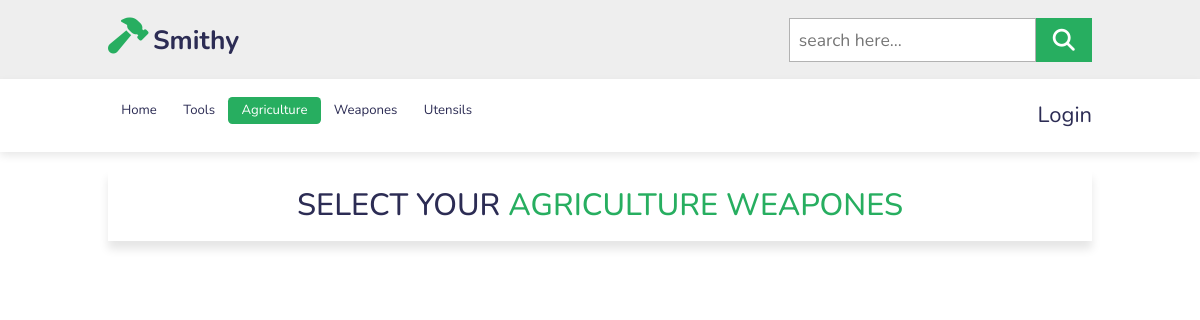
The page /agriculture/ on the database as committed earlier.
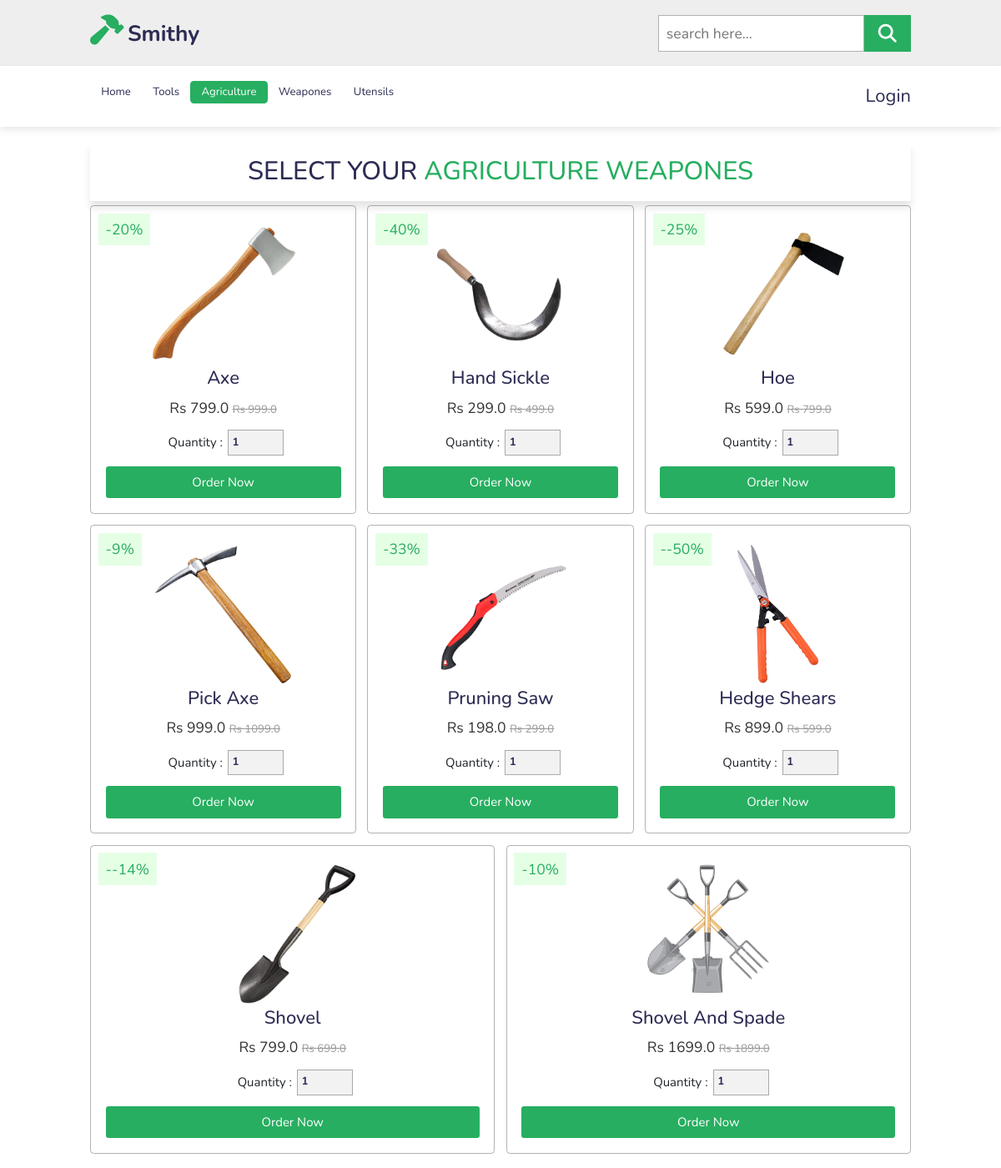
The same page on the database as committed later.
### shop/models.py (models this page shows, shortened)
class Product(models.Model):
    title = models.CharField(max_length=100)
    selling_price = models.FloatField()
    discounted_price = models.FloatField()
    percentage = models.IntegerField()
    description = models.TextField()
    category = models.CharField(choices=CATEGORY_CHOICES, max_length=1)
    product_image = models.ImageField(upload_to='static/image/')
    @property
    def percentage(self):
        return int(((self.selling_price - self.discounted_price) * 100)/self.selling_price)

### shop/views.py (the view)
# urls.py: path('agriculture/', views.agriculture, name='agriculture'),
def agriculture(request):
    productData = Product.objects.filter(category='A')
    data = {
        'productData' : productData
    }
    return render(request, 'shop/agriculture.html', data)

### shop/templates/shop/agriculture.html
{% extends 'base.html' %}
{% load static %}
{% block content %}
    <section class="product" id="product">
        <h1 class="heading">Select Your <span>Agriculture Weapones</span></h1>
        <div class="box-container">
            {% for n in productData %}
            <div class="box">
                <span class="discount">-{{n.percentage}}%</span>
                <img src="/{{n.product_image}}" alt="image" >
                <h3>{{n.title}}</h3>
                <div class="price"> Rs {{n.discounted_price}} <span> Rs {{n.selling_price}} </span> </div>
                <div class="quantity">
                    <span>quantity : </span>
                    <input type="number" min="1" max="1000" value="1">
                </div>
                <a href="{% url 'shop:product_details' n.id %}" class="btn">Order Now</a>
            </div>
            {% endfor %}
        </div>
    </section>
{% endblock %}

### templates/base.html
{% include "header.html" %}
    {% block content %}
    {% endblock %}
{%include "footer.html" %}

### templates/header.html (shortened to what this page needs)
<!DOCTYPE html>
<html lang="en">
<head>
    {% load static %}
    <link rel="stylesheet" href="https://cdnjs.cloudflare.com/ajax/libs/font-awesome/5.15.3/css/all.min.css">
    <link href="https://cdn.jsdelivr.net/npm/bootstrap@5.2.2/dist/css/bootstrap.min.css" rel="stylesheet"
>
        <link rel="stylesheet" href="https://unicons.iconscout.com/release/v4.0.0/css/line.css">
    <link rel="stylesheet" href="https://cdnjs.cloudflare.com/ajax/libs/font-awesome/6.2.0/css/all.min.css">
    <link rel="stylesheet" href="https://cdnjs.cloudflare.com/ajax/libs/font-awesome/4.7.0/css/font-awesome.min.css">
    <link rel="stylesheet" href="{% static 'shop/style.css'%}">
    <link rel="stylesheet" href="{% static 'shop/cart.css'%}">
</head>
<body>
    <header>
        <div class="header-1">
            <a  class="logo "><i class='fas fa-hammer' style='font-size:36px'></i>Smithy</a>
            <form action="" class="search-box-container">
                <input type="search" id="search-box" placeholder="search here...">
                <label for="search-box" class="fas fa-search"></label>
            </form>
        </div>
        <div class="header-2">
            <ul class="navbar" style="list-style-type:none;">
                {%url 'shop:index' as url %}
                <li class="{% if request.path == url %} active {% endif %}"><a  href="{{url}}">home</a></li>
                {%url 'shop:tools' as url %}
                <li class="{% if request.path == url %} active {% endif %}"><a href="{{url}}">tools</a></li>
                {%url 'shop:agriculture' as url %}
                <li class="{% if request.path == url %} active {% endif %}"><a href="{{url}}">Agriculture</a></li>
                {%url 'shop:weapones' as url %}
                <li class="{% if request.path == url %} active {% endif %}"><a href="{{url}}">Weapones</a></li>
                {%url 'shop:utensils' as url %}
                <li class="{% if request.path == url %} active {% endif %}"><a href="{{url}}">utensils</a></li>
            </ul>
            <div class="icons">
                {% if user.is_authenticated %}
                <a href="{% url 'shop:showcart' %}"><i class="fas fa-shopping-cart"></i></a>
                <a href="{% url 'shop:wishlist' %}" class="fas fa-heart"></a>
                <a class="fas fa-user-circle" id="dropdownMenuLink" data-bs-toggle="dropdown"></a>
                {% comment %} <a href="#"><span>{{user.username}}</span></a> {% endcomment %}
                <div class="dropdown-menu" id="profile-dropdown_box" aria-labelledby="dropdownMenuLink">
                    <a class="dropdown-item" href="#"">Welcome {{user.username}}</a>
                    <hr class="dropdown-divider">
                    <a class="dropdown-item " href="{% url 'shop:profile' %}"><span>My Profile</span></a>
                    <a class="dropdown-item " href="{% url 'shop:orders' %}"><span>Orders</span> </a>
                    <hr class="dropdown-divider">
                    <a class="dropdown-item " href="{% url 'shop:logout' %}"><span>Logout</span> </a>
                </div>
                    {% comment %} <a class="dropdown-item " href="{% url 'shop:logout'%}"><span>Logout</span></a> {% endcomment %}
                    {%else%}
                    <a class="dropdown-item " href="{% url 'shop:login' %}"><span>Login</span> </a>
                    {%endif%}
            </div>
        </div>
    </header>
</body>
</html>

### templates/footer.html (shortened to what this page needs)
</body>
</html>

### shop/static/shop/style.css (style rules this page uses)
:root { --green: #27ae60; --black: #2c2c54; }
* { font-family: 'Nunito', sans-serif; margin: 0; padding: 0; box-sizing: border-box; outline: none; border: none; text-decoration: none; text-transform: capitalize; transition: all .2s linear; }
html { font-size: 62.5%; overflow-x: hidden; scroll-padding-top: 6.5rem; scroll-behavior: smooth; }
a { text-decoration: none; }
section { padding: 2rem 9%; }
.btn { display: inline-block; margin-top: 1rem; background: var(--green); color: #fff; padding: .8rem 3rem; font-size: 1.7rem; text-align: center; cursor: pointer; }
.heading { text-align: center; color: var(--black); text-transform: uppercase; padding: 1rem; font-size: 3.5rem; padding-bottom: 2rem; }
.heading span { color: var(--green); text-transform: uppercase; }
.header-1 { background: #eee; display: flex; align-items: center; justify-content: space-between; padding: 2rem 9%; }
.logo { color: var(--black); font-weight: bolder; font-size: 3rem; }
.logo i { padding-right: .5rem; color: var(--green); }
.header-1 .search-box-container { display: flex; height: 5rem; }
.header-1 .search-box-container #search-box { height: 100%; width: 100%; padding: 1rem; font-size: 2rem; color: #333; border: .1rem solid rgba(0, 0, 0, .3); text-transform: none; }
.header-1 .search-box-container label { height: 100%; width: 8rem; font-size: 2.5rem; line-height: 5rem; color: #fff; background: var(--green); text-align: center; cursor: pointer; }
.header-2 { background: #fff; display: flex; align-items: center; justify-content: space-between; padding: 2rem 9%; box-shadow: 0 .5rem 1rem rgba(0, 0, 0, .1); }
.header-2 .navbar a { padding: .5rem 1.5rem; font-size: 1.5rem; border-radius: .5rem; color: var(--black); }
.header-2 .icons a { font-size: 2.5rem; color: var(--black); padding-left: 1rem; }
.header-2 .active a { background-color: var(--green); color: #fff; }
.product .box-container { display: flex; flex-wrap: wrap; gap: 1.5rem; }
.product .box-container .box { flex: 1 1 30rem; text-align: center; padding: 2rem; border: .1rem solid rgba(0, 0, 0, .3); border-radius: .5rem; overflow: hidden; position: relative; }
.product .box-container .box img { height: 20rem; }
.product .box-container .box .discount { position: absolute; top: 1rem; left: 1rem; background: rgba(0, 255, 0, .1); color: var(--green); padding: .7rem 1rem; font-size: 2rem; }
.product .box-container .box h3 { color: var(--black); font-size: 2.5rem; }
.product .box-container .box .price { font-size: 2rem; color: #333; padding: .5rem 0; }
.product .box-container .box .price span { font-size: 1.5rem; color: #999; text-decoration: line-through; }
.product .box-container .box .quantity { display: flex; align-items: center; justify-content: center; padding-top: 1rem; padding-bottom: .5rem; }
.product .box-container .box .quantity span { padding: 0 .7rem; font-size: 1.7rem; }
.product .box-container .box .quantity input { border: .1rem solid rgba(0, 0, 0, .3); font-size: 1.5rem; font-weight: bolder; color: var(--black); padding: .5rem; background: rgba(0, 0, 0, .05); }
.product .box-container .box .btn { display: block; }
@media (max-width:1200px) { html { font-size: 55%; } }

### shop/static/shop/cart.css (style rules this page uses)
:root { --green: #27ae60; --black: #2c2c54; }
.btn { background-color: #27ae60; }
* { font-family: 'Nunito', sans-serif; margin: 0; padding: 0; box-sizing: border-box; outline: none; border: none; text-decoration: none; text-transform: capitalize; transition: all .2s linear; }
html { font-size: 62.5%; overflow-x: hidden; scroll-padding-top: 6.5rem; scroll-behavior: smooth; }
.heading { padding: 2rem; box-shadow: 0 1rem 1rem rgba(0, 0, 0, .1); text-align: center; color: var(--black); font-size: 3.5rem; }
.heading span { position: relative; color: var(--green); }
.quantity { display: flex; }
.quantity span { display: flex; align-items: center; justify-content: center; padding-top: 1rem; font-size: 1.8rem; padding: 0 .7rem; }
.quantity input { border: .1rem solid rgba(0, 0, 0, .3); font-size: 1.8rem; font-weight: bolder; color: var(--black); padding: .5rem; background: rgba(0, 255, 0, .1); }
@media (max-width:1200px) { html { font-size: 55%; } }

Rows that differ between the two databases and show on the page:
added Product: percentage "20", product_image (picture), title "Axe", discounted_price "799.0", selling_price "999.0"
added Product: percentage "40", product_image (picture), title "Hand Sickle", discounted_price "299.0", selling_price "499.0"
added Product: percentage "25", product_image (picture), title "Hoe", discounted_price "599.0", selling_price "799.0"
added Product: percentage "9", product_image (picture), title "Pick Axe", discounted_price "999.0", selling_price "1099.0"
added Product: percentage "33", product_image (picture), title "Pruning Saw", discounted_price "198.0", selling_price "299.0"
added Product: percentage "-50", product_image (picture), title "Hedge Shears", discounted_price "899.0", selling_price "599.0"
added Product: percentage "-14", product_image (picture), title "Shovel", discounted_price "799.0", selling_price "699.0"
added Product: percentage "10", product_image (picture), title "Shovel And Spade", discounted_price "1699.0", selling_price "1899.0"
